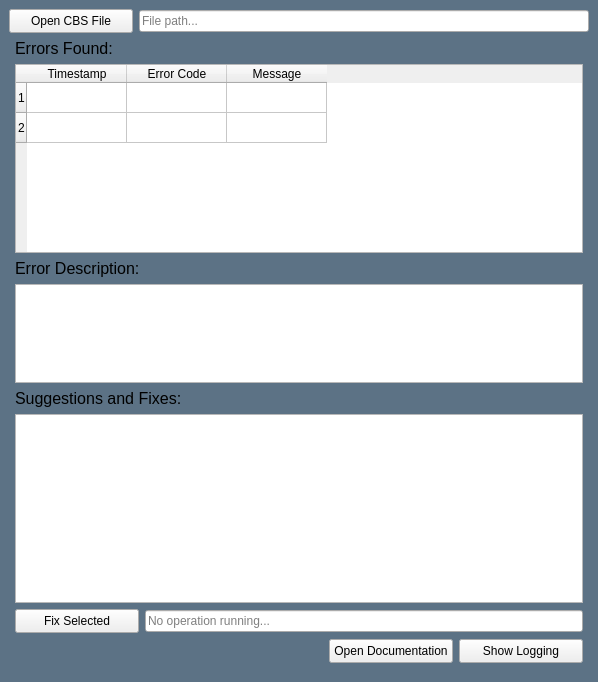
<?xml version="1.0" encoding="UTF-8"?>
<ui version="4.0">
 <class>MainWindow</class>
 <widget class="QMainWindow" name="MainWindow">
  <property name="geometry">
   <rect>
    <x>0</x>
    <y>0</y>
    <width>598</width>
    <height>682</height>
   </rect>
  </property>
  <property name="windowTitle">
   <string>MainWindow</string>
  </property>
  <widget class="QWidget" name="centralwidget">
   <layout class="QGridLayout" name="gridLayout">
    <property name="leftMargin">
     <number>0</number>
    </property>
    <property name="topMargin">
     <number>0</number>
    </property>
    <property name="rightMargin">
     <number>0</number>
    </property>
    <property name="bottomMargin">
     <number>0</number>
    </property>
    <item row="0" column="0">
     <widget class="QWidget" name="main_body" native="true">
      <property name="minimumSize">
       <size>
        <width>425</width>
        <height>500</height>
       </size>
      </property>
      <property name="styleSheet">
       <string notr="true">QWidget#main_body
{
background-color: rgb(92, 114, 133);
}</string>
      </property>
      <layout class="QGridLayout" name="gridLayout_2">
       <property name="leftMargin">
        <number>9</number>
       </property>
       <property name="topMargin">
        <number>9</number>
       </property>
       <property name="rightMargin">
        <number>9</number>
       </property>
       <property name="bottomMargin">
        <number>9</number>
       </property>
       <item row="0" column="0">
        <widget class="QWidget" name="fileWidget" native="true">
         <property name="minimumSize">
          <size>
           <width>0</width>
           <height>24</height>
          </size>
         </property>
         <layout class="QHBoxLayout" name="horizontalLayout_3">
          <property name="leftMargin">
           <number>0</number>
          </property>
          <property name="topMargin">
           <number>0</number>
          </property>
          <property name="rightMargin">
           <number>0</number>
          </property>
          <property name="bottomMargin">
           <number>0</number>
          </property>
          <item>
           <widget class="QPushButton" name="loadLogButton">
            <property name="minimumSize">
             <size>
              <width>124</width>
              <height>24</height>
             </size>
            </property>
            <property name="maximumSize">
             <size>
              <width>124</width>
              <height>24</height>
             </size>
            </property>
            <property name="text">
             <string>Open CBS File</string>
            </property>
           </widget>
          </item>
          <item>
           <widget class="QLineEdit" name="pathLine">
            <property name="text">
             <string/>
            </property>
            <property name="readOnly">
             <bool>true</bool>
            </property>
            <property name="placeholderText">
             <string>File path...</string>
            </property>
           </widget>
          </item>
         </layout>
        </widget>
       </item>
       <item row="2" column="0">
        <widget class="QWidget" name="contentWidget" native="true">
         <layout class="QVBoxLayout" name="verticalLayout">
          <property name="leftMargin">
           <number>6</number>
          </property>
          <property name="topMargin">
           <number>0</number>
          </property>
          <property name="rightMargin">
           <number>6</number>
          </property>
          <item>
           <widget class="QLabel" name="errorsLabel">
            <property name="font">
             <font>
              <pointsize>12</pointsize>
             </font>
            </property>
            <property name="text">
             <string>Errors Found:</string>
            </property>
           </widget>
          </item>
          <item>
           <widget class="QTableWidget" name="logTableWidget">
            <property name="sizePolicy">
             <sizepolicy hsizetype="Expanding" vsizetype="MinimumExpanding">
              <horstretch>0</horstretch>
              <verstretch>0</verstretch>
             </sizepolicy>
            </property>
            <row/>
            <row/>
            <column>
             <property name="text">
              <string>Timestamp</string>
             </property>
            </column>
            <column>
             <property name="text">
              <string>Error Code</string>
             </property>
            </column>
            <column>
             <property name="text">
              <string>Message</string>
             </property>
            </column>
           </widget>
          </item>
          <item>
           <widget class="QLabel" name="descriptionLabel">
            <property name="font">
             <font>
              <pointsize>12</pointsize>
             </font>
            </property>
            <property name="text">
             <string>Error Description:</string>
            </property>
           </widget>
          </item>
          <item>
           <widget class="QTextEdit" name="descriptionText">
            <property name="sizePolicy">
             <sizepolicy hsizetype="Expanding" vsizetype="Minimum">
              <horstretch>0</horstretch>
              <verstretch>0</verstretch>
             </sizepolicy>
            </property>
            <property name="maximumSize">
             <size>
              <width>16777215</width>
              <height>99</height>
             </size>
            </property>
           </widget>
          </item>
          <item>
           <widget class="QLabel" name="fixLabel">
            <property name="font">
             <font>
              <pointsize>12</pointsize>
             </font>
            </property>
            <property name="text">
             <string>Suggestions and Fixes:</string>
            </property>
           </widget>
          </item>
          <item>
           <widget class="QTextEdit" name="fixText">
            <property name="sizePolicy">
             <sizepolicy hsizetype="Expanding" vsizetype="Minimum">
              <horstretch>0</horstretch>
              <verstretch>0</verstretch>
             </sizepolicy>
            </property>
            <property name="maximumSize">
             <size>
              <width>16777215</width>
              <height>198</height>
             </size>
            </property>
           </widget>
          </item>
          <item>
           <widget class="QWidget" name="fixWidget" native="true">
            <property name="minimumSize">
             <size>
              <width>0</width>
              <height>24</height>
             </size>
            </property>
            <layout class="QHBoxLayout" name="horizontalLayout">
             <property name="leftMargin">
              <number>0</number>
             </property>
             <property name="topMargin">
              <number>0</number>
             </property>
             <property name="rightMargin">
              <number>0</number>
             </property>
             <property name="bottomMargin">
              <number>0</number>
             </property>
             <item>
              <widget class="QPushButton" name="fixIssueButton">
               <property name="minimumSize">
                <size>
                 <width>124</width>
                 <height>24</height>
                </size>
               </property>
               <property name="maximumSize">
                <size>
                 <width>124</width>
                 <height>24</height>
                </size>
               </property>
               <property name="font">
                <font>
                 <pointsize>9</pointsize>
                </font>
               </property>
               <property name="text">
                <string>Fix Selected</string>
               </property>
              </widget>
             </item>
             <item>
              <widget class="QLineEdit" name="operationLine">
               <property name="text">
                <string/>
               </property>
               <property name="readOnly">
                <bool>true</bool>
               </property>
               <property name="placeholderText">
                <string>No operation running...</string>
               </property>
              </widget>
             </item>
            </layout>
           </widget>
          </item>
          <item>
           <widget class="QWidget" name="optionsWidget" native="true">
            <property name="minimumSize">
             <size>
              <width>0</width>
              <height>24</height>
             </size>
            </property>
            <layout class="QHBoxLayout" name="horizontalLayout_2">
             <property name="leftMargin">
              <number>0</number>
             </property>
             <property name="topMargin">
              <number>0</number>
             </property>
             <property name="rightMargin">
              <number>0</number>
             </property>
             <property name="bottomMargin">
              <number>0</number>
             </property>
             <item>
              <spacer name="horizontalSpacer_2">
               <property name="orientation">
                <enum>Qt::Orientation::Horizontal</enum>
               </property>
               <property name="sizeHint" stdset="0">
                <size>
                 <width>40</width>
                 <height>20</height>
                </size>
               </property>
              </spacer>
             </item>
             <item>
              <widget class="QPushButton" name="openDocumentationButton">
               <property name="minimumSize">
                <size>
                 <width>124</width>
                 <height>24</height>
                </size>
               </property>
               <property name="maximumSize">
                <size>
                 <width>124</width>
                 <height>24</height>
                </size>
               </property>
               <property name="font">
                <font>
                 <pointsize>9</pointsize>
                </font>
               </property>
               <property name="text">
                <string>Open Documentation</string>
               </property>
              </widget>
             </item>
             <item>
              <widget class="QPushButton" name="showLoggingButton">
               <property name="minimumSize">
                <size>
                 <width>124</width>
                 <height>24</height>
                </size>
               </property>
               <property name="maximumSize">
                <size>
                 <width>124</width>
                 <height>24</height>
                </size>
               </property>
               <property name="font">
                <font>
                 <pointsize>9</pointsize>
                </font>
               </property>
               <property name="text">
                <string>Show Logging</string>
               </property>
              </widget>
             </item>
            </layout>
           </widget>
          </item>
         </layout>
        </widget>
       </item>
      </layout>
     </widget>
    </item>
   </layout>
  </widget>
 </widget>
 <resources/>
 <connections/>
</ui>
